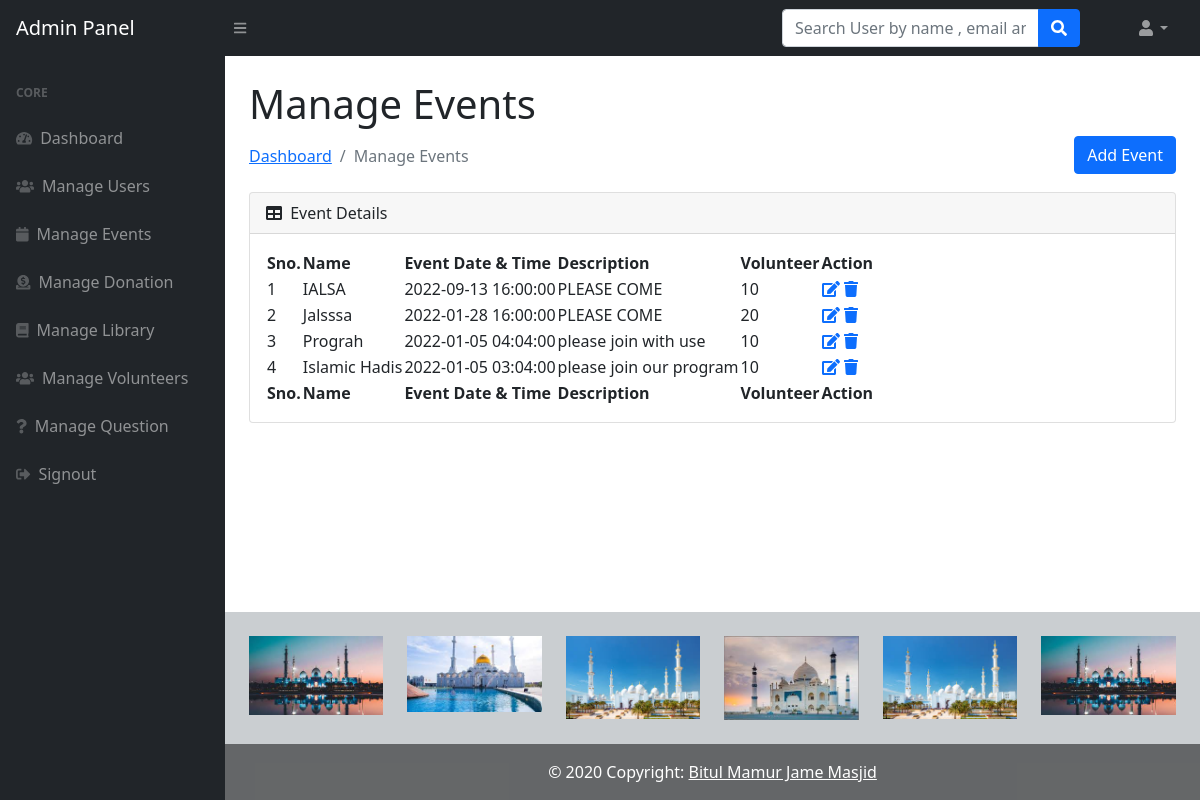
The page /admin/manage-event.php on the database its author committed.
### tables this page shows
CREATE TABLE `event` (
  `id` int(255) NOT NULL,
  `name` varchar(255) NOT NULL,
  `eventdt` datetime NOT NULL,
  `description` varchar(255) NOT NULL,
  `volunteer` int(255) NOT NULL
);

### admin/manage-event.php (the view, shortened to what this page needs)
<?php session_start();
require "../connection.php";
   ?>
<!DOCTYPE html>
<html lang="en">
    <head>
        <link href="https://cdn.jsdelivr.net/npm/bootstrap@5.1.1/dist/css/bootstrap.min.css" rel="stylesheet">
    </head>
    <body class="sb-nav-fixed">
      <?php include_once('navbar.php');?>
        <div id="layoutSidenav">
         <?php include_once('sidebar.php');?>
            <div id="layoutSidenav_content">
                <main>
                    <div class="container-fluid px-4">
                        <h1 class="mt-4">Manage Events</h1>
                        <div class="mb-3">
                            <button type="submit" name="submit" class="btn btn-primary" style="float:right;" data-bs-toggle="modal" data-bs-target="#myModal">Add Event</button>
                        </div>
                        <ol class="breadcrumb mb-4">
                            <li class="breadcrumb-item"><a href="dashboard.php">Dashboard</a></li>
                            <li class="breadcrumb-item active">Manage Events</li>
                        </ol>
                        <div class="card mb-4">
                            <div class="card-header">
                                <i class="fas fa-table me-1"></i>
                                Event Details
                            </div>
                            <div class="card-body">
                                <table id="datatablesSimple">
                                    <thead>
                                        <tr>
                                             <th>Sno.</th>
                                  <th>Name</th>
                                  <th> Event Date & Time</th>
                                  <th>Description</th>
                                   <th>Volunteer</th>
                                  <th>Action</th>
                                        </tr>
                                    </thead>
                                    <tfoot>
                                        <tr>
                                             <th>Sno.</th>
                                             <th>Name</th>
                                  <th> Event Date & Time</th>
                                  <th>Description</th>
                                   <th>Volunteer</th>
                                  <th>Action</th>
                                        </tr>
                                    </tfoot>
                                    <tbody>
                                              <?php $ret=mysqli_query($con,"SELECT * FROM event");
                              $cnt=1;
                              while($row=mysqli_fetch_array($ret))
                              {?>
                              <tr>
                              <td><?php echo $cnt;?></td>
                                  <td><?php echo $row['name'];?></td>
                                  <td><?php echo $row['eventdt'];?></td>
                                  <td><?php echo $row['description'];?>
                                  <td><?php echo $row['volunteer'];?>
                                  <td>
                                     <a href="event.php?id=<?php echo $row['id'];?>">
                          <i class="fas fa-edit"></i></a>
                                     <a href="manage-event.php?id=<?php echo $row['id'];?>" onClick="return confirm('Do you really want to delete');"><i class="fa fa-trash" aria-hidden="true"></i></a>
                                  </td>
                              </tr>
                              <?php $cnt=$cnt+1; }?>
                                    </tbody>
                                </table>
                            </div>
                        </div>
                    </div>
                </main>
  <?php include('footer.php');?>
            </div>
        </div>
    </body>
</html>

### rows shown on the page
event: name "IALSA", eventdt "2022-09-13 16:00:00", description "PLEASE COME", volunteer "10"
event: name "Jalsssa", eventdt "2022-01-28 16:00:00", description "PLEASE COME", volunteer "20"
event: name "Prograh", eventdt "2022-01-05 04:04:00", description "please join with use", volunteer "10"
event: name "Islamic Hadis", eventdt "2022-01-05 03:04:00", description "please join our program", volunteer "10"
